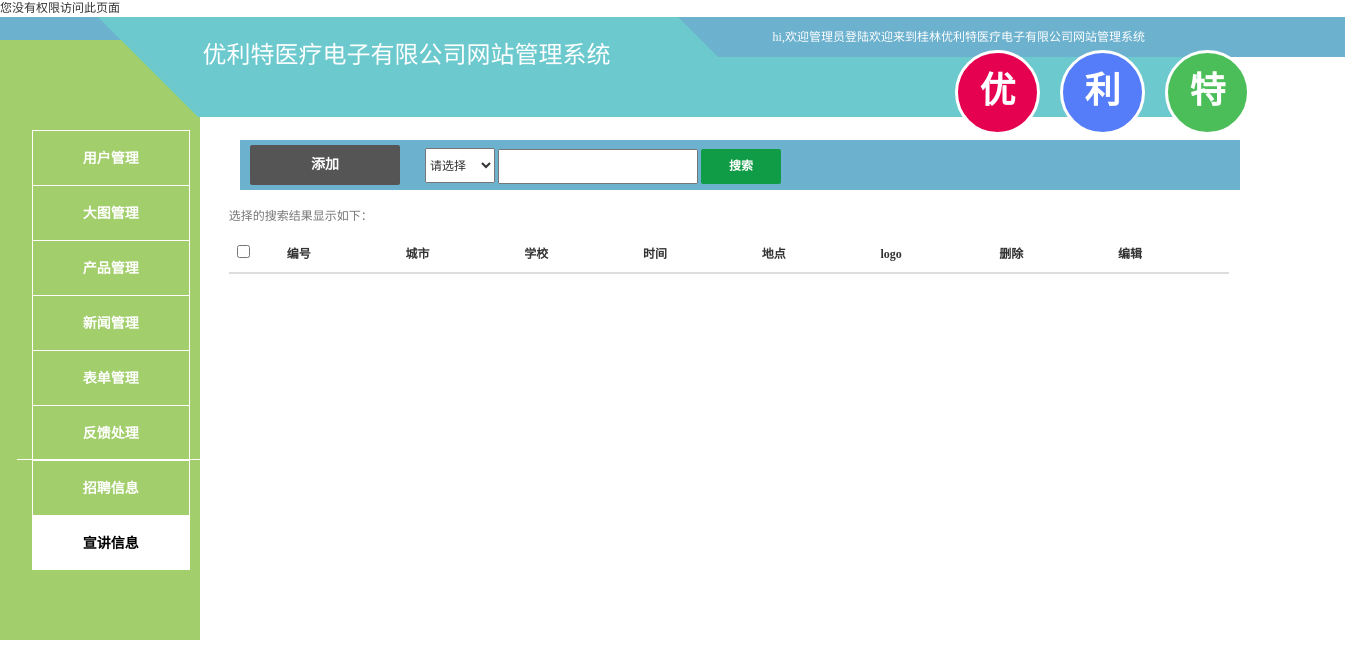
/Admin/xuanjiang.php, run on an earlier commit of the app's database.
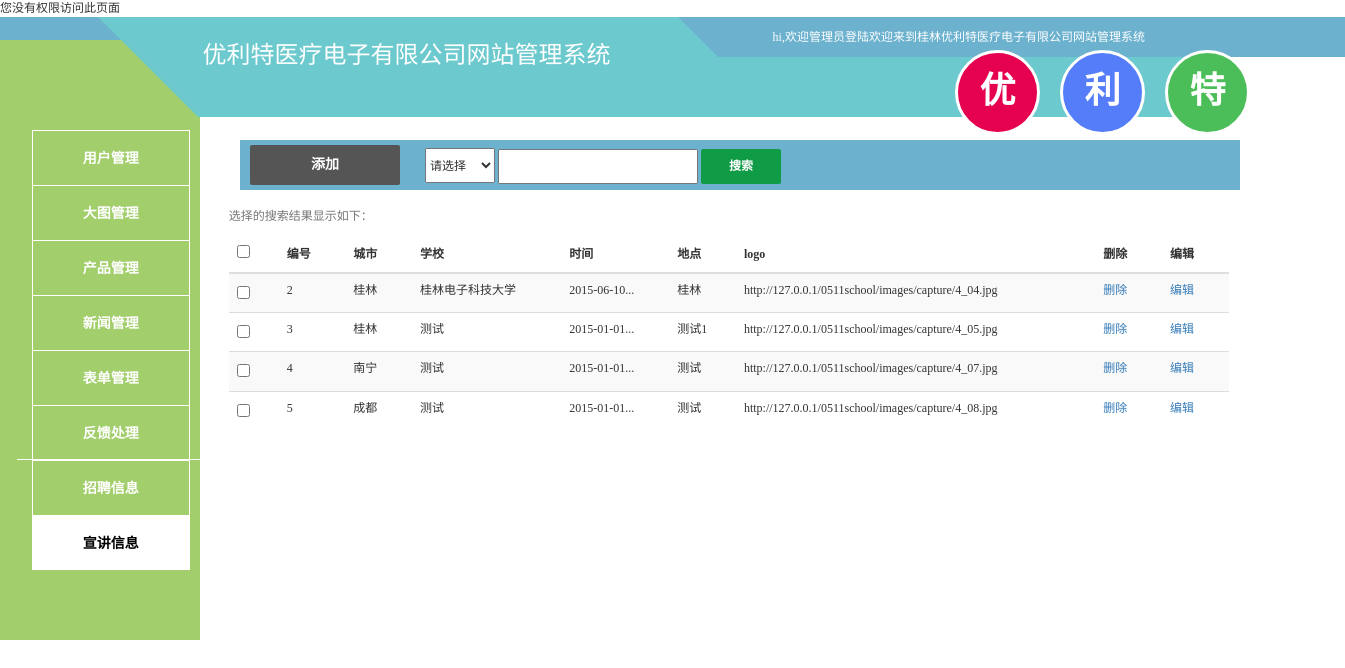
And on a later commit of the database.
### tables this page shows
CREATE TABLE IF NOT EXISTS `xuanjiang` (
  `id` int(11) NOT NULL AUTO_INCREMENT,
  `city` varchar(20) NOT NULL,
  `xuexiao` varchar(50) NOT NULL,
  `shijian` date NOT NULL,
  `didian` varchar(50) NOT NULL,
  `logo` varchar(100) NOT NULL,
  PRIMARY KEY (`id`)
);

### Admin/xuanjiang.php (the view, shortened to what this page needs)
<!DOCTYPE html>
<html lang="zh-CN">
<head>
	<link rel="stylesheet" type="text/css" href="styles/bootstrap.min.css" />
	<link rel="stylesheet" type="text/css" href="styles/manage.css" />
<body>
	<?php
		if(isset($_SESSION['username']))
		{
		    if($_SESSION['userflag'] == 1){}
		}
		else
		{
		    echo "您没有权限访问此页面";
		}
	?>
	<div id="header">
		<p >hi,<?php echo "欢迎管理员".$_SESSION['username']."登陆";?>欢迎来到桂林优利特医疗电子有限公司网站管理系统</p>
		<div id="mainthings" class="container-fluid">
			<div class="row">
				<div class="col-md-3 button" id="add">添加</div>
				<div class="col-md-3 search2" >
					<form method="get">
						<select name="select" onchange="fuzhi(this.options[this.selectedIndex].text)">
							<option>请选择</option>
						</select>
						<input type="text" name="keys">
						<input type="submit" value="搜索" class="searchsub" />
					</form>
				</div>
			</div>
		</div>
			<table id="table1" class="table table-striped">
				<caption>选择<span><?php $select=isset($_GET['selectContent'])?$_GET['selectContent']:NULL; echo $select; ?></span>的搜索结果显示如下：</caption>
				<thead>
					<tr>
						<th><input type="checkbox" /></th>
						<th>编号</th>
						<th>城市</th>
						<th>学校</th>
						<th>时间</th>
						<th>地点</th>
						<th>logo</th>
						<th>删除</th>
						<th>编辑</th>
					</tr>
				</thead>
				<tbody class="tbody">
				<?php
					 $select=isset($_GET['selectContent'])?$_GET['selectContent']:NULL;
					 $s=isset($_GET['keys'])?$_GET['keys']:NULL;
					$w = "`title` LIKE '%".$s."%'";
						if(!empty($_GET['keys'])){
							switch ($select) {
								case '城市':
									$w = "`city` LIKE '%".$_GET['keys']."%'";
									break;
								case '学校':
									$w = "`xuexiao` LIKE '%".$_GET['keys']."%'";
									break;
								case '地点':
									$w = "`didian` LIKE '%".$_GET['keys']."%'";
									break;
								case '时间':
									$w = "`shijian` LIKE '%".$_GET['keys']."%'";
									break;
								default:
									break;
							}
						}
						else{
							$w = 1;
						}
					$sql = "SELECT * FROM `xuanjiang` WHERE $w  ORDER BY `id` asc";
					$query = mysql_query($sql);
					while($rs = mysql_fetch_array($query)){
				?>
					<tr>
						<td><input type="checkbox" /></td>
						<td><?php echo $rs['id']; ?></td>
						<td><?php echo $rs['city']; ?></td>
						<td><?php echo $rs['xuexiao']; ?></td>
						<td><?php $v = $rs['shijian']; mb_internal_encoding('utf-8'); echo mb_substr($v, 0,25); ?>...</td>
						<td><?php echo $rs['didian']; ?></td>
						<td><?php echo $rs['logo']; ?></td>
						<td><a href="public/xuanjiang/xuanjiangdel.php?del=<?php echo $rs['id'] ?>" class="del" onclick="doaction()">删除</a></td>
						<td><a href="public/xuanjiang/xuanjiangedit.php?id=<?php echo $rs['id'] ?>" class="edit">编辑</a></td>
					</tr>
				<?php
				}
				?>
				</tbody>
			</table>
</body>
</head>
</html>

What changed in the data, as far as the page shows it:
added xuanjiang: id "2", city "桂林", xuexiao "桂林电子科技大学", shijian "2015-06-10", didian "桂林", logo "http://127.0.0.1/0511school/images/capture/4_04.jpg"
added xuanjiang: id "3", city "桂林", xuexiao "测试", shijian "2015-01-01", didian "测试1", logo "http://127.0.0.1/0511school/images/capture/4_05.jpg"
added xuanjiang: id "4", city "南宁", xuexiao "测试", shijian "2015-01-01", didian "测试", logo "http://127.0.0.1/0511school/images/capture/4_07.jpg"
added xuanjiang: id "5", city "成都", xuexiao "测试", shijian "2015-01-01", didian "测试", logo "http://127.0.0.1/0511school/images/capture/4_08.jpg"
